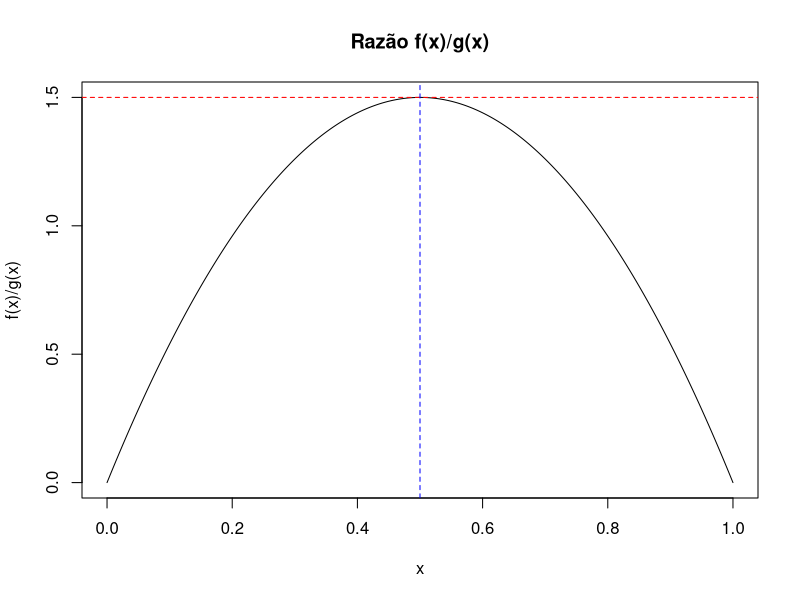
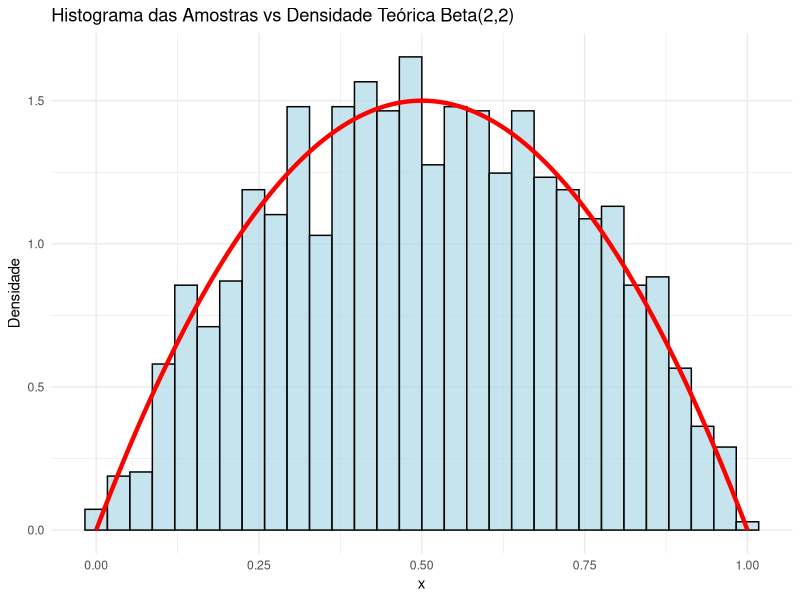
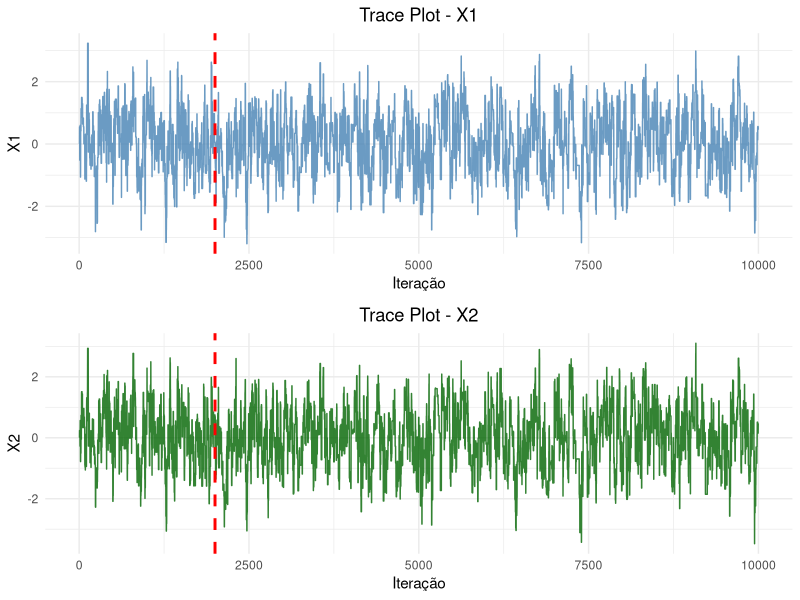
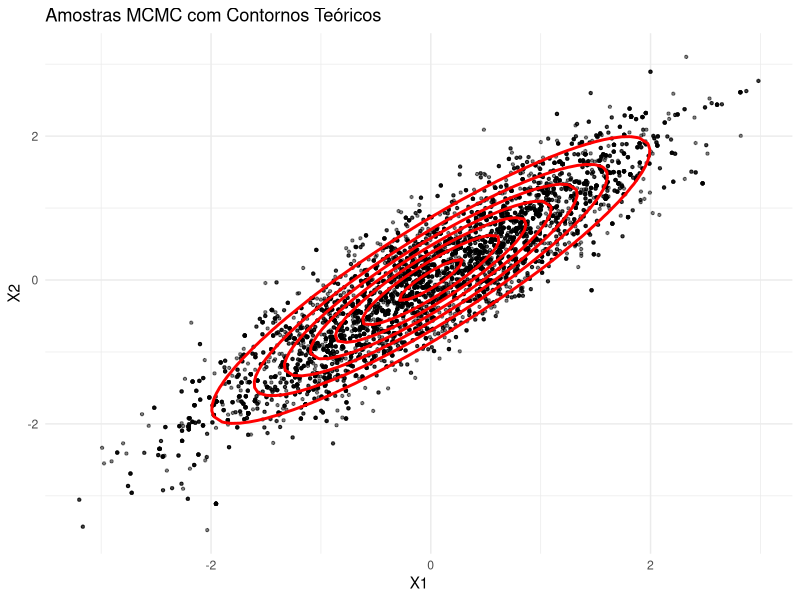

These figures' R source, in order:
## ---- chunk 1
# Carregue todos os pacotes que você usará aqui
library(tidyverse)
library(mvtnorm) # Pode ser útil para o Problema 3
library(gridExtra) # Para arranjar múltiplos gráficos

# Configurações globais
knitr::opts_chunk$set(
  echo = TRUE,
  warning = FALSE,
  message = FALSE,
  fig.width = 8,
  fig.height = 6
)
## ---- chunk 2
# Defina a função a ser integrada
f <- function(x) {
  exp(-x) / (1 + x^2)
}

m <- 10000 # Número de amostras
set.seed(123)

# Gere as amostras e calcule a estimativa
u <- runif(m)  # Amostras uniformes em [0,1]
y <- f(u)      # Avaliações da função
estimate_mc <- mean(y)  # Estimativa Monte Carlo padrão
var_mc <- var(y) / m    # Variância da estimativa

# Reporte a estimativa e a variância empírica
cat("Monte Carlo Padrão:\n")
cat("Estimativa:", estimate_mc, "\n")
cat("Variância:", var_mc, "\n")
cat("Erro padrão:", sqrt(var_mc), "\n")
## ---- chunk 3
# Use m/2 amostras para criar m pontos de avaliação
set.seed(123)

# Gere as amostras e calcule a estimativa antitética
u1 <- runif(m/2)      # Primeira metade das amostras
u2 <- 1 - u1          # Variáveis antitéticas: 1-u1
y1 <- f(u1)           # Avaliações para u1
y2 <- f(u2)           # Avaliações para variáveis antitéticas
estimate_antithetic <- mean(c(y1, y2))  # Estimativa com variáveis antitéticas

# Calcular a variância da estimativa antitética
y_pairs <- (y1 + y2) / 2  # Média de cada par antitético
var_antithetic <- var(y_pairs) / (m/2)  # Variância da estimativa

# Reporte a estimativa e a variância empírica
cat("Variáveis Antitéticas:\n")
cat("Estimativa:", estimate_antithetic, "\n")
cat("Variância:", var_antithetic, "\n")
cat("Erro padrão:", sqrt(var_antithetic), "\n")
## ---- chunk 4
# Criar tabela de comparação
results <- data.frame(
  Método = c("Monte Carlo Padrão", "Variáveis Antitéticas"),
  Estimativa = c(estimate_mc, estimate_antithetic),
  Variância = c(var_mc, var_antithetic),
  `Erro Padrão` = c(sqrt(var_mc), sqrt(var_antithetic))
)

# Calcular redução percentual na variância
reducao_variancia <- (var_mc - var_antithetic) / var_mc * 100

print(results)
cat("\nRedução na variância com variáveis antitéticas:", round(reducao_variancia, 2), "%\n")

# Valor teórico para comparação (calculado numericamente)
valor_teorico <- integrate(f, 0, 1)$value
cat("Valor teórico da integral:", valor_teorico, "\n")
## ---- chunk 5
# A distribuição alvo é f(x) = dbeta(x, 2, 2)
# A distribuição envelope é g(x) = dunif(x, 0, 1) = 1
# Encontre o valor máximo da razão f(x)/g(x) no intervalo [0, 1].

# Para Beta(2,2), f(x) = 6x(1-x) para x em [0,1]
# A densidade uniforme g(x) = 1
# Então a razão é f(x)/g(x) = 6x(1-x)

# O máximo ocorre em x = 0.5 (derivada igual a zero)
# f'(x) = 6(1-2x) = 0 => x = 0.5

x_max <- 0.5
f_max <- dbeta(x_max, 2, 2)
c_value <- f_max / 1  # g(x) = 1

cat("Densidade Beta(2,2) em x = 0.5:", f_max, "\n")
cat("Valor da constante c:", c_value, "\n")

# Verificação gráfica
x_seq <- seq(0, 1, length.out = 1000)
ratio <- dbeta(x_seq, 2, 2) / 1
plot(x_seq, ratio, type = "l", main = "Razão f(x)/g(x)", 
     xlab = "x", ylab = "f(x)/g(x)")
abline(h = c_value, col = "red", lty = 2)
abline(v = x_max, col = "blue", lty = 2)
## ---- chunk 6
# Escreva uma função que implementa o algoritmo de amostragem por rejeição.
rejection_sampler_beta <- function(n, c) {
  samples <- numeric(n)
  n_proposals <- 0
  n_accepted <- 0
  
  while(n_accepted < n) {
    # Gerar proposta da distribuição envelope (uniforme)
    x <- runif(1, 0, 1)
    
    # Gerar u para teste de aceitação
    u <- runif(1, 0, 1)
    
    # Calcular a razão de densidades
    ratio <- dbeta(x, 2, 2) / (c * 1)  # g(x) = 1 para uniforme
    
    n_proposals <- n_proposals + 1
    
    # Teste de aceitação
    if(u <= ratio) {
      n_accepted <- n_accepted + 1
      samples[n_accepted] <- x
    }
  }
  
  acceptance_rate <- n_accepted / n_proposals
  
  return(list(
    samples = samples,
    acceptance_rate = acceptance_rate,
    n_proposals = n_proposals
  ))
}

# Gere 2000 amostras usando sua função
set.seed(123)
result <- rejection_sampler_beta(2000, c_value)
amostras_beta <- result$samples
cat("Taxa de aceitação:", result$acceptance_rate, "\n")
cat("Número total de propostas:", result$n_proposals, "\n")
## ---- chunk 7
# Crie um histograma das suas amostras geradas
# Sobreponha a curva de densidade teórica da Beta(2, 2) para verificar
library(ggplot2)

# Criar dataframe para ggplot
df_samples <- data.frame(x = amostras_beta)

# Sequência para a densidade teórica
x_teorico <- seq(0, 1, length.out = 1000)
y_teorico <- dbeta(x_teorico, 2, 2)
df_teorico <- data.frame(x = x_teorico, y = y_teorico)

# Gráfico
p <- ggplot(df_samples, aes(x = x)) +
  geom_histogram(aes(y = after_stat(density)), bins = 30, 
                 fill = "lightblue", alpha = 0.7, color = "black") +
  geom_line(data = df_teorico, aes(x = x, y = y), 
            color = "red", linewidth = 1.5) +
  labs(title = "Histograma das Amostras vs Densidade Teórica Beta(2,2)",
       x = "x", y = "Densidade") +
  theme_minimal()

print(p)

# Reporte a taxa de aceitação do seu amostrador
cat("Taxa de aceitação teórica:", 1/c_value, "\n")
cat("Taxa de aceitação observada:", result$acceptance_rate, "\n")

# Teste Kolmogorov-Smirnov para verificar a distribuição
ks_test <- ks.test(amostras_beta, pbeta, 2, 2)
cat("Teste KS p-valor:", ks_test$p.value, "\n")
## ---- chunk 8
# Defina a densidade alvo (ou seu logaritmo)
# A média é (0, 0) e a matriz de covariância tem 1s na diagonal e 0.9 fora dela.
library(mvtnorm)

# Matriz de covariância
Sigma <- matrix(c(1, 0.9, 0.9, 1), nrow = 2)
mu <- c(0, 0)

# Função de log-densidade (mais estável numericamente)
log_target <- function(x) {
  dmvnorm(x, mean = mu, sigma = Sigma, log = TRUE)
}

# Implemente a função do amostrador de Metropolis-Hastings
metropolis_bvn <- function(n_iter, sigma_prop) {
  # Inicializar a cadeia
  chain <- matrix(0, nrow = n_iter, ncol = 2)
  current_state <- c(0, 0)  # Estado inicial
  n_accepted <- 0
  
  # Matriz de covariância da proposta
  Sigma_prop <- diag(sigma_prop^2, 2)
  
  for(i in 1:n_iter) {
    # Propor um novo estado
    proposal <- rmvnorm(1, mean = current_state, sigma = Sigma_prop)[1,]
    
    # Calcular a razão de aceitação (em log-escala)
    log_alpha <- log_target(proposal) - log_target(current_state)
    alpha <- min(1, exp(log_alpha))
    
    # Aceitar ou rejeitar
    if(runif(1) < alpha) {
      current_state <- proposal
      n_accepted <- n_accepted + 1
    }
    
    # Armazenar o estado atual
    chain[i, ] <- current_state
  }
  
  acceptance_rate <- n_accepted / n_iter
  
  return(list(
    chain = chain,
    acceptance_rate = acceptance_rate
  ))
}

# Execute o amostrador
set.seed(123)
n_iter <- 10000
sigma_prop <- 1.0  # Ajuste este valor conforme necessário

result_mcmc <- metropolis_bvn(n_iter, sigma_prop)
cadeia_mcmc <- result_mcmc$chain
cat("Taxa de aceitação:", result_mcmc$acceptance_rate, "\n")
## ---- chunk 9
# Descarte o burn-in
burn_in <- 2000
cadeia_final <- cadeia_mcmc[(burn_in+1):n_iter, ]

# Preparar dados para os gráficos
df_chain <- data.frame(
  iter = 1:n_iter,
  X1 = cadeia_mcmc[, 1],
  X2 = cadeia_mcmc[, 2]
)

df_final <- data.frame(
  X1 = cadeia_final[, 1],
  X2 = cadeia_final[, 2]
)

# Crie os trace plots para cada uma das duas variáveis
library(gridExtra)

p_trace1 <- ggplot(df_chain, aes(x = iter, y = X1)) +
  geom_line(alpha = 0.8, color = "steelblue") +
  geom_vline(xintercept = burn_in, color = "red", linetype = "dashed", linewidth = 1) +
  labs(title = "Trace Plot - X1", x = "Iteração", y = "X1") +
  theme_minimal() +
  theme(plot.title = element_text(hjust = 0.5))

p_trace2 <- ggplot(df_chain, aes(x = iter, y = X2)) +
  geom_line(alpha = 0.8, color = "darkgreen") +
  geom_vline(xintercept = burn_in, color = "red", linetype = "dashed", linewidth = 1) +
  labs(title = "Trace Plot - X2", x = "Iteração", y = "X2") +
  theme_minimal() +
  theme(plot.title = element_text(hjust = 0.5))

# Organizar verticalmente para melhor visualização das séries temporais
grid.arrange(p_trace1, p_trace2, nrow = 2)

# Crie o scatter plot das amostras geradas
p_scatter <- ggplot(df_final, aes(x = X1, y = X2)) +
  geom_point(alpha = 0.5, size = 0.8) +
  labs(title = "Scatter Plot das Amostras MCMC", x = "X1", y = "X2") +
  theme_minimal()

# Verificação Visual: Sobreponha as linhas de contorno teóricas
x_seq <- seq(-4, 4, length.out = 100)
y_seq <- seq(-4, 4, length.out = 100)
grid <- expand.grid(x = x_seq, y = y_seq)
grid$density <- dmvnorm(as.matrix(grid[, 1:2]), mean = mu, sigma = Sigma)

p_contour <- p_scatter +
  stat_contour(data = grid, aes(x = x, y = y, z = density), 
               color = "red", linewidth = 1) +
  labs(title = "Amostras MCMC com Contornos Teóricos")

print(p_contour)

# Reporte a taxa de aceitação
cat("Taxa de aceitação:", result_mcmc$acceptance_rate, "\n")

# Estatísticas descritivas
cat("Médias empíricas:\n")
cat("X1:", mean(cadeia_final[, 1]), "(teórica: 0)\n")
cat("X2:", mean(cadeia_final[, 2]), "(teórica: 0)\n")

cat("Variâncias empíricas:\n")
cat("X1:", var(cadeia_final[, 1]), "(teórica: 1)\n")
cat("X2:", var(cadeia_final[, 2]), "(teórica: 1)\n")

cat("Correlação empírica:", cor(cadeia_final[, 1], cadeia_final[, 2]), "(teórica: 0.9)\n")
